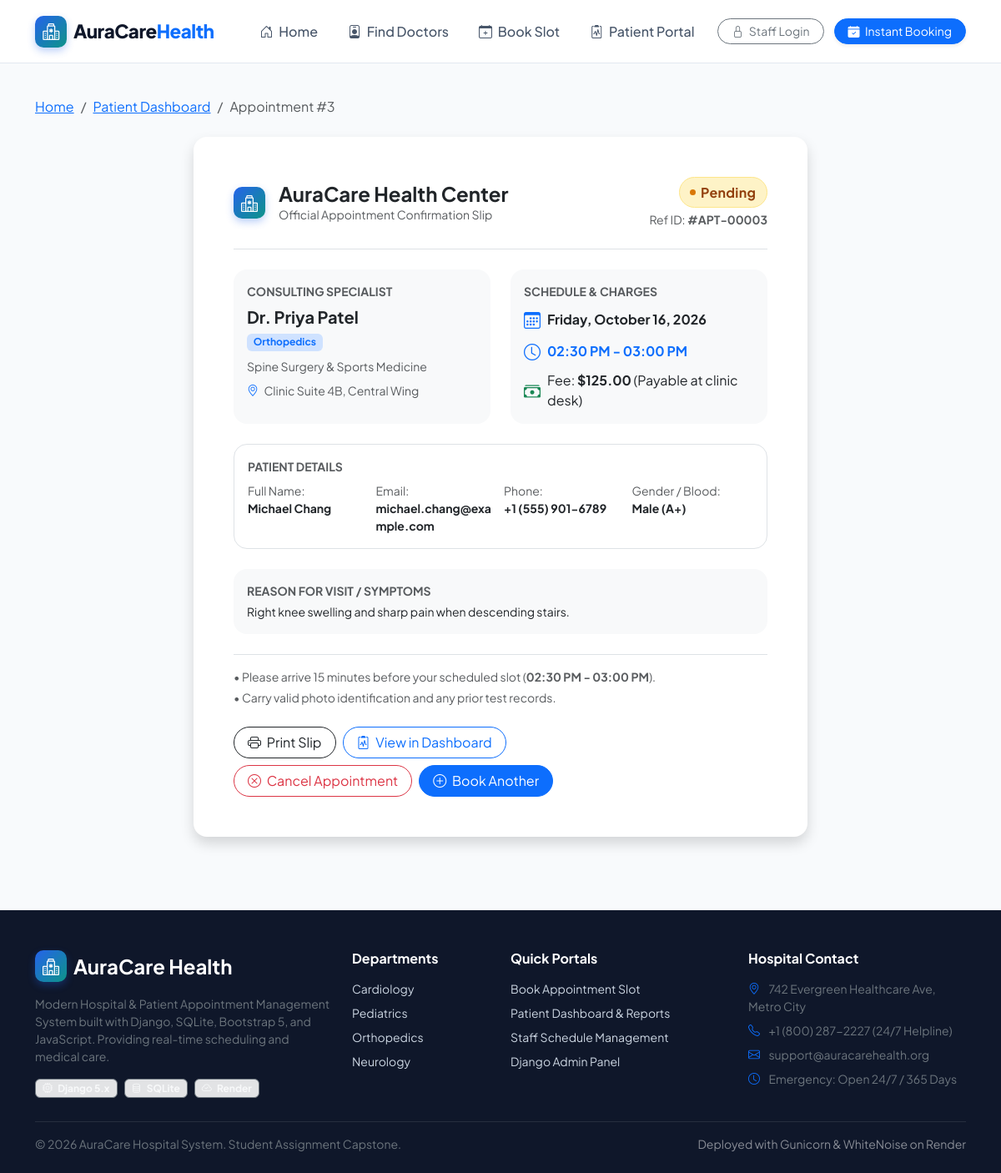
The page /appointments/3/ on the database its author committed.
### hospital_app/models.py (models this page shows, shortened)
class Appointment(models.Model):
    patient = models.ForeignKey(Patient, on_delete=models.CASCADE, related_name='appointments')
    doctor = models.ForeignKey(Doctor, on_delete=models.CASCADE, related_name='appointments')
    date = models.DateField()
    time_slot = models.CharField(max_length=50, choices=TIME_SLOT_CHOICES)
    reason = models.TextField(help_text="Chief complaint or consultation reason")
    status = models.CharField(max_length=20, choices=STATUS_CHOICES, default='Pending')
    cancellation_reason = models.TextField(blank=True, null=True)
    created_at = models.DateTimeField(auto_now_add=True)
    class Meta:
        ordering = ['-date', 'time_slot']
        constraints = [
            models.UniqueConstraint(
                fields=['doctor', 'date', 'time_slot'],
                condition=~models.Q(status='Cancelled'),
                name='unique_active_doctor_appointment_slot'
            )
        ]

class Doctor(models.Model):
    name = models.CharField(max_length=150, help_text="Full doctor name, e.g., Dr. Sarah Jenkins")
    department = models.CharField(max_length=50, choices=DEPARTMENT_CHOICES)
    specialization = models.CharField(max_length=200, help_text="Detailed specialization e.g., Interventional Cardiology")
    consultation_fee = models.DecimalField(max_digits=10, decimal_places=2, default=50.00)
    available_days = models.CharField(
        max_length=255,
        default="Monday, Tuesday, Wednesday, Thursday, Friday",
        help_text="Comma-separated days, e.g. Monday, Tuesday, Wednesday"
    )
    is_active = models.BooleanField(default=True, help_text="Designates whether this doctor is currently active.")
    qualification = models.CharField(max_length=150, default="MBBS, MD", help_text="Degrees & certifications")
    experience_years = models.PositiveIntegerField(default=5, help_text="Years of clinical experience")
    email = models.EmailField(blank=True, null=True)
    phone = models.CharField(max_length=20, blank=True, null=True)
    bio = models.TextField(blank=True, help_text="Professional summary and background")
    profile_image = models.URLField(
        blank=True,
        null=True,
        help_text="Direct URL to doctor's portrait or avatar"
    )
    class Meta:
        ordering = ['department', 'name']

class Patient(models.Model):
    user = models.ForeignKey(User, on_delete=models.SET_NULL, null=True, blank=True, related_name='patient_profiles')
    first_name = models.CharField(max_length=100)
    last_name = models.CharField(max_length=100)
    email = models.EmailField()
    phone = models.CharField(max_length=20)
    date_of_birth = models.DateField(null=True, blank=True)
    gender = models.CharField(max_length=10, choices=GENDER_CHOICES, default='Male')
    blood_group = models.CharField(max_length=5, choices=BLOOD_GROUP_CHOICES, blank=True, null=True)
    address = models.TextField(blank=True)
    created_at = models.DateTimeField(auto_now_add=True)
    class Meta:
        ordering = ['-created_at']
    @property
    def full_name(self):
        return f"{self.first_name} {self.last_name}"

### hospital_app/views.py (the view)
# urls.py: path('appointments/<int:pk>/', views.appointment_detail, name='appointment_detail'),
def appointment_detail(request, pk):
    appointment = get_object_or_404(Appointment, pk=pk)
    report = getattr(appointment, 'report', None)
    context = {
        'appointment': appointment,
        'report': report,
    }
    return render(request, 'hospital_app/appointment_detail.html', context)

### hospital_app/templates/hospital_app/appointment_detail.html (shortened to what this page needs)
{% extends 'hospital_app/base.html' %}
{% load static %}
{% block content %}
<div class="container py-4">
    <div class="mb-4 no-print">
        <nav aria-label="breadcrumb">
            <ol class="breadcrumb small">
                <li class="breadcrumb-item"><a href="{% url 'home' %}">Home</a></li>
                <li class="breadcrumb-item"><a href="{% url 'patient_dashboard' %}">Patient Dashboard</a></li>
                <li class="breadcrumb-item active" aria-current="page">Appointment #{{ appointment.id }}</li>
            </ol>
        </nav>
    </div>
    <div class="row justify-content-center">
        <div class="col-lg-8">
            <div class="card border-0 shadow rounded-4 p-4 p-md-5 bg-white appointment-slip">
                <div class="d-flex flex-column flex-md-row justify-content-between align-items-start align-items-md-center gap-3 pb-4 mb-4 border-bottom">
                    <div class="d-flex align-items-center gap-3">
                        <div class="brand-icon">
                            <i class="bi bi-hospital"></i>
                        </div>
                        <div>
                            <h4 class="fw-bold mb-0">AuraCare Health Center</h4>
                            <p class="small text-muted mb-0">Official Appointment Confirmation Slip</p>
                        </div>
                    </div>
                    <div class="text-md-end">
                        <div class="badge-status badge-{{ appointment.status }} fs-6">
                            <span class="status-dot"></span>
                            {{ appointment.status }}
                        </div>
                        <div class="small text-muted mt-1">Ref ID: <strong>#APT-{{ appointment.id|stringformat:"05d" }}</strong></div>
                    </div>
                </div>
                <div class="row g-4 mb-4">
                    <div class="col-md-6">
                        <div class="p-3 rounded-4 bg-light h-100">
                            <span class="text-uppercase small fw-bold text-muted d-block mb-2">Consulting Specialist</span>
                            <h5 class="fw-bold text-dark mb-1">{{ appointment.doctor.name }}</h5>
                            <span class="badge bg-primary-subtle text-primary mb-2">{{ appointment.doctor.department }}</span>
                            <div class="small text-muted">{{ appointment.doctor.specialization }}</div>
                            <div class="small text-muted mt-2">
                                <i class="bi bi-geo-alt me-1 text-primary"></i> Clinic Suite 4B, Central Wing
                            </div>
                        </div>
                    </div>
                    <div class="col-md-6">
                        <div class="p-3 rounded-4 bg-light h-100">
                            <span class="text-uppercase small fw-bold text-muted d-block mb-2">Schedule & Charges</span>
                            <div class="d-flex align-items-center gap-2 mb-2">
                                <i class="bi bi-calendar3 text-primary fs-5"></i>
                                <span class="fw-bold text-dark">{{ appointment.date|date:"l, F j, Y" }}</span>
                            </div>
                            <div class="d-flex align-items-center gap-2 mb-2">
                                <i class="bi bi-clock text-primary fs-5"></i>
                                <span class="fw-bold text-primary">{{ appointment.time_slot }}</span>
                            </div>
                            <div class="d-flex align-items-center gap-2">
                                <i class="bi bi-cash-stack text-success fs-5"></i>
                                <span>Fee: <strong class="text-dark">${{ appointment.doctor.consultation_fee }}</strong> (Payable at clinic desk)</span>
                            </div>
                        </div>
                    </div>
                    <div class="col-12">
                        <div class="p-3 rounded-4 border bg-white">
                            <span class="text-uppercase small fw-bold text-muted d-block mb-2">Patient Details</span>
                            <div class="row g-2 small">
                                <div class="col-sm-6 col-md-3">
                                    <span class="text-muted d-block">Full Name:</span>
                                    <strong class="text-dark">{{ appointment.patient.full_name }}</strong>
                                </div>
                                <div class="col-sm-6 col-md-3">
                                    <span class="text-muted d-block">Email:</span>
                                    <strong class="text-dark">{{ appointment.patient.email }}</strong>
                                </div>
                                <div class="col-sm-6 col-md-3">
                                    <span class="text-muted d-block">Phone:</span>
                                    <strong class="text-dark">{{ appointment.patient.phone }}</strong>
                                </div>
                                <div class="col-sm-6 col-md-3">
                                    <span class="text-muted d-block">Gender / Blood:</span>
                                    <strong class="text-dark">{{ appointment.patient.gender }} {% if appointment.patient.blood_group %}({{ appointment.patient.blood_group }}){% endif %}</strong>
                                </div>
                            </div>
                        </div>
                    </div>
                    <div class="col-12">
                        <div class="p-3 rounded-4 bg-light">
                            <span class="text-uppercase small fw-bold text-muted d-block mb-1">Reason for Visit / Symptoms</span>
                            <p class="mb-0 text-dark small">{{ appointment.reason }}</p>
                        </div>
                    </div>
                </div>
                <div class="small text-muted border-top pt-3 mb-4">
                    <p class="mb-1">&bull; Please arrive 15 minutes before your scheduled slot (<strong>{{ appointment.time_slot }}</strong>).</p>
                    <p class="mb-0">&bull; Carry valid photo identification and any prior test records.</p>
                </div>
                <div class="d-flex flex-wrap justify-content-between align-items-center gap-2 no-print">
                    <div class="d-flex gap-2">
                        <button type="button" class="btn btn-outline-dark rounded-pill px-3 btn-print">
                            <i class="bi bi-printer me-1"></i> Print Slip
                        </button>
                        <a href="{% url 'patient_dashboard' %}?email={{ appointment.patient.email }}" class="btn btn-outline-primary rounded-pill px-3">
                            <i class="bi bi-clipboard2-pulse me-1"></i> View in Dashboard
                        </a>
                    </div>
                    <div class="d-flex gap-2">
                        {% if appointment.status == 'Pending' or appointment.status == 'Confirmed' %}
                            <button type="button" class="btn btn-outline-danger rounded-pill px-3" data-bs-toggle="modal" data-bs-target="#cancelModal">
                                <i class="bi bi-x-circle me-1"></i> Cancel Appointment
                            </button>
                        {% endif %}
                        <a href="{% url 'book_appointment' %}" class="btn btn-primary rounded-pill px-3">
                            <i class="bi bi-plus-circle me-1"></i> Book Another
                        </a>
                    </div>
                </div>
            </div>
        </div>
    </div>
</div>
{% endblock %}

### hospital_app/static/css/style.css (style rules this page uses)
:root { --primary-blue: #1e40af; --primary-blue-dark: #0f172a; --primary-blue-light: #3b82f6; --teal-accent: #0d9488; --teal-light: #ccfbf1; --emerald-green: #059669; --emerald-light: #d1fae5; --warning-amber: #d97706; --warning-light: #fef3c7; --danger-rose: #e11d48; --danger-light: #ffe4e6; --bg-page: #f8fafc; --bg-card: #ffffff; --text-main: #0f172a; --text-muted: #64748b; --border-soft: #e2e8f0; --radius-sm: 8px; --radius-md: 14px; --radius-lg: 20px; --shadow-subtle: 0 4px 6px -1px rgba(0, 0, 0, 0.05), 0 2px 4px -2px rgba(0, 0, 0, 0.05); --shadow-card: 0 10px 25px -5px rgba(15, 23, 42, 0.08), 0 8px 10px -6px rgba(15, 23, 42, 0.04); --shadow-hover: 0 20px 30px -10px rgba(30, 64, 175, 0.15), 0 10px 15px -5px rgba(15, 23, 42, 0.06); --transition: all 0.25s cubic-bezier(0.16, 1, 0.3, 1); }
body { font-family: 'Plus Jakarta Sans', 'Inter', -apple-system, BlinkMacSystemFont, sans-serif; background-color: var(--bg-page); color: var(--text-main); min-height: 100vh; display: flex; flex-direction: column; }
.brand-icon { width: 38px; height: 38px; background: linear-gradient(135deg, #2563eb, #0d9488); border-radius: 10px; display: flex; align-items: center; justify-content: center; color: white; font-size: 1.25rem; box-shadow: 0 4px 10px rgba(37, 99, 235, 0.3); }
.badge-status { padding: 0.35rem 0.8rem; border-radius: 50px; font-size: 0.75rem; font-weight: 700; letter-spacing: 0.3px; display: inline-flex; align-items: center; gap: 0.35rem; }
.badge-Pending { background: #fef3c7; color: #92400e; border: 1px solid #fde68a; }
.status-dot { width: 7px; height: 7px; border-radius: 50%; display: inline-block; }
.badge-Pending .status-dot { background-color: #d97706; }

### rows shown on the page
Appointment: id "3", status "Pending", id "00003", doctor.name "Dr. Priya Patel", doctor.department "Orthopedics", doctor.specialization "Spine Surgery & Sports Medicine", date "Friday, October 16, 2026", time_slot "02:30 PM - 03:00 PM", doctor.consultation_fee "125.00", patient.full_name "Michael Chang", patient.email "michael.chang@example.com", patient.phone "+1 (555) 901-6789", patient.gender "Male", patient.blood_group "A+", reason "Right knee swelling and sharp pain when descending stairs."
